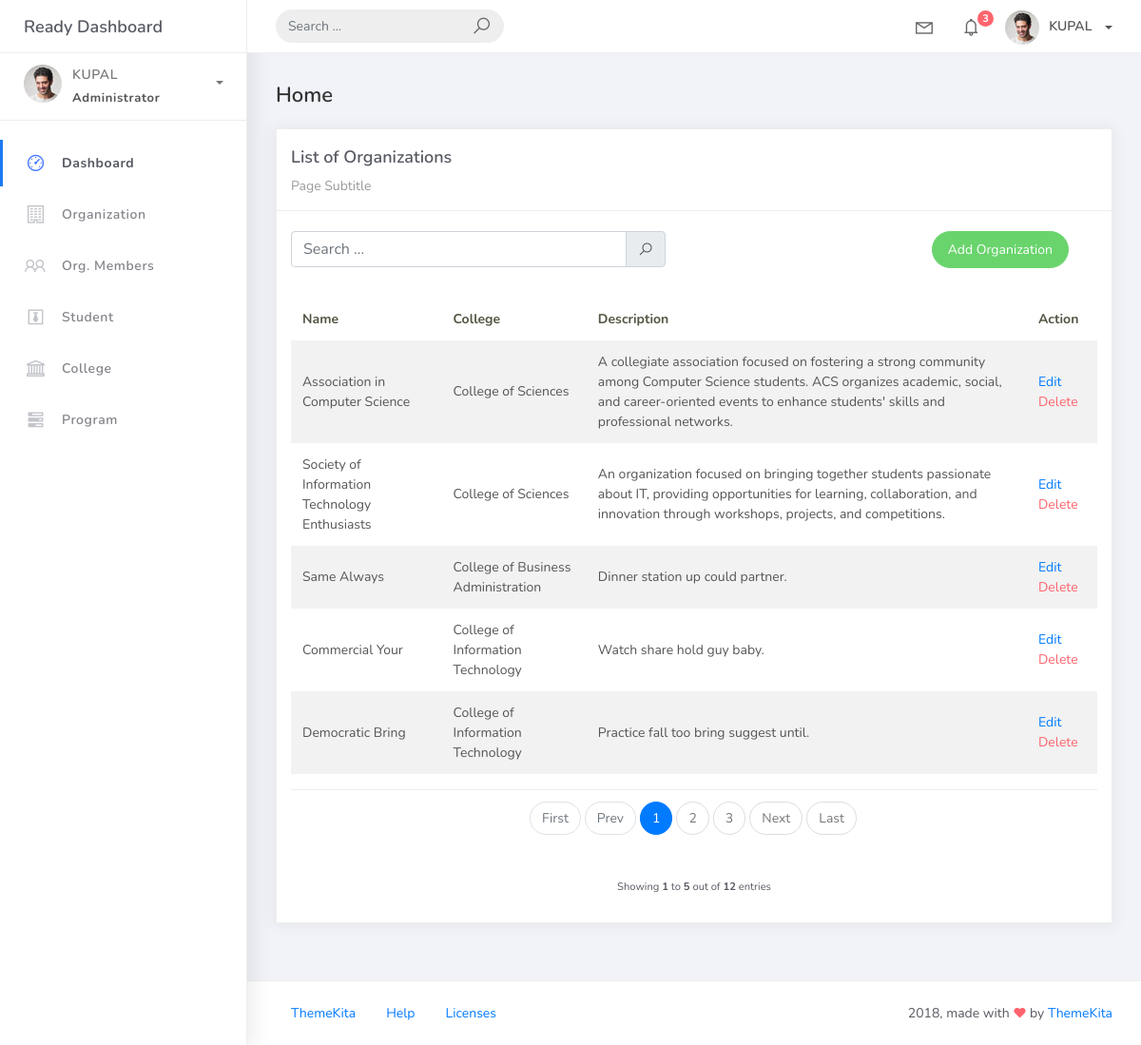
Screenshot of /organization_list with the database file from the repository.
### studentorg/models.py (models this page shows, shortened)
class BaseModel(models.Model):
    created_at = models.DateTimeField(auto_now_add=True, db_index=True)
    updated_at = models.DateTimeField(auto_now=True)
    class Meta:
        abstract = True

class Organization(BaseModel):
    name = models.CharField(max_length=250)
    college = models.ForeignKey(College, null=True, blank=True, on_delete=models.CASCADE)
    description = models.CharField(max_length=500)

class College(BaseModel):
    college_name = models.CharField(max_length=150)
    def __str__(self): #-> str:
        return self.college_name #super().__str__()

### studentorg/views.py (the view)
# urls.py: path('organization_list', views.OrganizationList.as_view(), name='organization-list'),
class OrganizationList(ListView):
    model = Organization
    context_object_name = 'organization'
    template_name = 'org_list.html'
    paginate_by = 5
    def get_queryset(self, *args, **kwargs):
        qs = super(OrganizationList, self).get_queryset(*args, **kwargs)
        if self.request.GET.get("q") != None:
            query = self.request.GET.get("q")
            qs = qs.filter(Q(name__icontains=query)|Q(description__icontains=query))
        return qs

### templates/org_list.html (shortened to what this page needs)
{% extends 'base.html' %} {% load static %} {% block content %}
<div class="content">
    <div class="container-fluid">
        <h4 class="page-title">Home</h4>
        <div class="row">
            <div class="col-md-12">
                <div class="card">
                    <div class="card-header">
                        <div class="card-title">List of Organizations</div>
                        <div class="card-category">Page Subtitle</div>
                    </div>
                    <br />
                        <div class="col-md-12 row">
                            <div class="col-md-6">
                                <form class="navbar-left navbar-form nav-search mr-md-3" action="{% url 'organization-list' %}">
                                    <div class="input-group">
                                        <input type="text" placeholder="Search ..." class="form-control" name="q" />
                                        <div class="input-group-append">
                                            <span class="input-group-text">
                                                <i class="la la-search search-icon"></i>
                                            </span>
                                        </div>
                                    </div>
                                </form>
                            </div>
                            <div class="col-md-6">
                                <div class="pull-right">
                                    <a href="{% url 'organization-add' %}" class="btn btn-success btn-rounded">Add Organization</a>
                                </div>
                            </div>
                        </div>
                    <div class="card-body">
                        <table class="table table-striped mt-3">
                            <thead>
                                <tr>
                                    <th scope="col">Name</th>
                                    <th scope="col">College</th>
                                    <th scope="col">Description</th>
                                    <th scope="col">Action</th>
                                </tr>
                            </thead>
                            <tbody>
                                {% for object in object_list %}
                                <tr>
                                    <td>{{ object.name }}</td>
                                    <td>{{ object.college }}</td>
                                    <td>{{ object.description }}</td>
                                    <td>
                                        <a href="organization_list/{{ object.id }}">Edit</a>
                                        <a href="organization_list/{{ object.id }}/delete" class="text-danger">Delete</a>
                                    </td>
                                    </tr>
                                {% endfor %}
                            </tbody>
                        </table>
                        {% include 'includes/pagination.html' %}
                    </div>
                </div>
            </div>
        </div>
    </div>
</div>
{% endblock %}

### templates/base.html (shortened to what this page needs)
{% load static %}
<!DOCTYPE html>
<html>
<head>
	<link rel="stylesheet" href="{% static 'css/bootstrap.min.css' %}">
	<link rel="stylesheet" href="{% static 'css/ready.css' %}">
	<link rel="stylesheet" href="{% static 'css/demo.css' %}">
</head>
<body>
	<div class="wrapper">
		<div class="main-header">
			<div class="logo-header">
				<a href="index.html" class="logo">
					Ready Dashboard
				</a>
			</div>
			<nav class="navbar navbar-header navbar-expand-lg">
				<div class="container-fluid">
					<form class="navbar-left navbar-form nav-search mr-md-3" action="">
						<div class="input-group">
							<input type="text" placeholder="Search ..." class="form-control">
							<div class="input-group-append">
								<span class="input-group-text">
									<i class="la la-search search-icon"></i>
								</span>
							</div>
						</div>
					</form>
					<ul class="navbar-nav topbar-nav ml-md-auto align-items-center">
						<li class="nav-item dropdown hidden-caret">
							<a class="nav-link dropdown-toggle" href="#" id="navbarDropdown" role="button" data-toggle="dropdown" aria-haspopup="true" aria-expanded="false">
								<i class="la la-envelope"></i>
							</a>
						</li>
						<li class="nav-item dropdown hidden-caret">
							<a class="nav-link dropdown-toggle" href="#" id="navbarDropdown" role="button" data-toggle="dropdown" aria-haspopup="true" aria-expanded="false">
								<i class="la la-bell"></i>
								<span class="notification">3</span>
							</a>
						</li>
						<li class="nav-item dropdown">
							<a class="dropdown-toggle profile-pic" data-toggle="dropdown" href="#" aria-expanded="false"> <img src="assets/img/profile.jpg" alt="user-img" width="36" class="img-circle"><span >KUPAL</span></span> </a>
							</li>
						</ul>
					</div>
				</nav>
			</div>
			<div class="sidebar">
				<div class="scrollbar-inner sidebar-wrapper">
					<div class="user">
						<div class="photo">
							<img src="{% static 'img/profile.jpg' %}">
						</div>
						<div class="info">
							<a class="" data-toggle="collapse" href="#collapseExample" aria-expanded="true">
								<span>
									KUPAL
									<span class="user-level">Administrator</span>
									<span class="caret"></span>
								</span>
							</a>
						</div>
					</div>
					<ul class="nav">
						<li class="nav-item active">
							<a href="{% url 'home' %}">
								<i class="la la-dashboard"></i>
								<p>Dashboard</p>
							</a>
						</li>
						<li class="nav-item">
							<a href="{% url 'organization-list' %}">
								<i class="la la-building"></i>
								<p>Organization</p>
							</a>
						</li>
						<li class="nav-item">
							<a href="{% url 'orgmember-list' %}">
								<i class="la la-group"></i>
								<p>Org. Members</p>
							</a>
						</li>
						<li class="nav-item">
							<a href="{% url 'student-list' %}">
								<i class="la la-black-tie"></i>
								<p>Student</p>
							</a>
						</li>
						<li class="nav-item">
							<a href="{% url 'college-list' %}">
								<i class="la la-bank"></i>
								<p>College</p>
							</a>
						</li>
						<li class="nav-item">
							<a href="{% url 'program-list' %}">
								<i class="la la-tasks"></i>
								<p>Program</p>
							</a>
						</li>
					</ul>
				</div>
			</div>
			<div class="main-panel">
				{% block content %}{% endblock %}
				<footer class="footer">
					<div class="container-fluid">
						<nav class="pull-left">
							<ul class="nav">
								<li class="nav-item">
									<a class="nav-link" href="http://www.themekita.com">
										ThemeKita
									</a>
								</li>
								<li class="nav-item">
									<a class="nav-link" href="#">
										Help
									</a>
								</li>
								<li class="nav-item">
									<a class="nav-link" href="https://themewagon.com/license/#free-item">
										Licenses
									</a>
								</li>
							</ul>
						</nav>
						<div class="copyright ml-auto">
							2018, made with <i class="la la-heart heart text-danger"></i> by <a href="http://www.themekita.com">ThemeKita</a>
						</div>
					</div>
				</footer>
			</div>
		</div>
</body>
</html>

### templates/includes/pagination.html (shortened to what this page needs)
{% if is_paginated %}
<div class="card-footer px-0 border-0 d-flex flex-column align-items-center mt-3">
    <nav aria-label="Topics pagination" class="mb-4">
        <ul class="pagination justify-content-center">
            {% if page_obj.number > 1 %}
            <li class="page-item">
                <a class="page-link" href="?page=1">First</a>
            </li>
            {% else %}
            <li class="page-item disabled">
                <span class="page-link">First</span>
            </li>
            {% endif %}
            {% if page_obj.has_previous %}
            <li class="page-item">
                <a class="page-link" href="?page={{ page_obj.previous_page_number }}">Prev</a>
            </li>
            {% else %}
            <li class="page-item disabled">
                <span class="page-link">Prev</span>
            </li>
            {% endif %}
            {% for page_num in paginator.page_range %}
                {% if page_obj.number == page_num %}
                <li class="page-item active">
                    <span class="page-link">
                        {{ page_num }}
                    </span>
                </li>
                {% elif page_num > page_obj.number|add:'-3' and page_num < page_obj.number|add:'3' %}
                <li class="page-item">
                    <a class="page-link" href="?page={{ page_num }}">{{ page_num }}</a>
                </li>
                {% endif %}
            {% endfor %}
            {% if page_obj.has_next %}
            <li class="page-item">
                <a class="page-link" href="?page={{ page_obj.next_page_number }}">Next</a>
            </li>
            {% else %}
            <li class="page-item disabled">
                <span class="page-link">Next</span>
            </li>
            {% endif %}
            {% if page_obj.number != paginator.num_pages %}
            <li class="page-item">
                <a class="page-link" href="?page={{ paginator.num_pages }}">Last</a>
            </li>
            {% else %}
            <li class="page-item disabled">
                <span class="page-link">Last</span>
            </li>
            {% endif %}
        </ul>
    </nav>
    <div class="fw-normal small text-center mt-0 ">
        Showing <b>{{ page_obj.start_index }}</b> to <b>{{ page_obj.end_index }}</b> out of <b>{{ paginator.count }}</b> entries
    </div>
</div>
{% endif %}

### rows the page displays
Organization: name "Association in Computer Science", college "College of Sciences", description "A collegiate association focused on fostering a strong community among Computer Science students. ACS organizes academic, social, and career-oriented events to enhance students' skills and professional networks."
Organization: name "Society of Information Technology Enthusiasts", college "College of Sciences", description "An organization focused on bringing together students passionate about IT, providing opportunities for learning, collaboration, and innovation through workshops, projects, and competitions."
Organization: name "Same Always", college "College of Business Administration", description "Dinner station up could partner."
Organization: name "Commercial Your", college "College of Information Technology", description "Watch share hold guy baby."
Organization: name "Democratic Bring", college "College of Information Technology", description "Practice fall too bring suggest until."

### other values shown
{{ page_num }} "1"
{{ page_num }} "2" "3"
{{ page_obj.start_index }} "1"
{{ page_obj.end_index }} "5"
{{ paginator.count }} "12"
